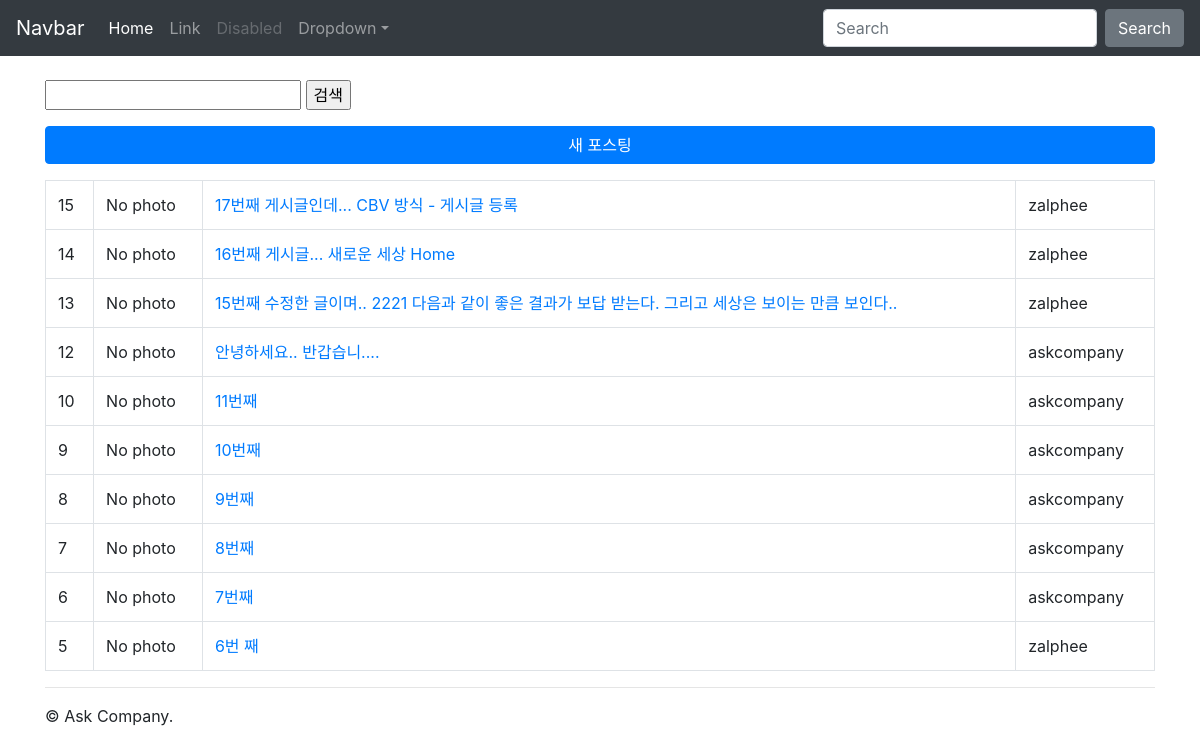
The page /instagram/ (signed in) on the database its author committed.
### instagram/models.py (models this page shows, shortened)
class Post(models.Model):
    author = models.ForeignKey(settings.AUTH_USER_MODEL, on_delete=CASCADE, related_name="instagram_post_set")
    message = models.TextField(
        validators=[MinLengthValidator(10)]
    )
    photo = models.ImageField(blank=True, upload_to='instagram/post/images/%Y/%m/%d/')
    tag_set = models.ManyToManyField('Tag', blank=True)
    is_public = models.BooleanField(default=False, verbose_name='공개여부')
    created_at = models.DateTimeField(auto_now_add=True)
    updated_at = models.DateTimeField(auto_now=True)
    class Meta:
        ordering = ['-id']
    def get_absolute_url(self):
        return reverse('instagram:post_detail', args=[self.pk])
    def message_length(self):
        return len(self.message)
    message_length.short_description = "메시지 글자수"

### instagram/views.py (the view)
class PostListView(LoginRequiredMixin, ListView):
    model = Post
    paginate_by = 10

### instagram/templates/instagram/post_list.html (shortened to what this page needs)
{% extends "instagram/layout.html" %}
{% load bootstrap4 %}
{% block content %}
    <form action="" method="get">
        <input type="text" name="q" value="{{ q }}">
        <input type="submit" value="검색"/>
    </form>
    <a href="{% url 'instagram:post_new' %}" class="btn btn-primary btn-block mt-3 mb-3">새 포스팅</a>
    <table class='table table-bordered table-hover'>
        <tbody>
            {% for post in post_list %}
            <tr>
                <td>
                    {{ post.pk }}
                </td>
                <td>
                    {% if post.photo %}
                        <img src="{{ post.photo.url }}" alt="" style="width:100px;">
                    {% else %}
                        No photo
                    {% endif %}
                </td>
                <td>
                    <a href="{{ post.get_absolute_url }}">
                        {{ post.message }}
                    </a>
                </td>
                <td>
                    {{ post.author }}
                </td>
            </tr>
            {% endfor %}
            </tbody>
    </table>
{% endblock content %}

### askcompany/templates/layout.html (style rules this page uses)
body { padding-top: 5rem; padding-bottom: 2rem; }

### rows shown on the page
Post: pk "15", photo "No photo", message "17번째 게시글인데... CBV 방식 - 게시글 등록", author "zalphee"
Post: pk "14", photo "No photo", message "16번째 게시글... 새로운 세상 Home", author "zalphee"
Post: pk "13", photo "No photo", message "15번째 수정한 글이며.. 2221 다음과 같이 좋은 결과가 보답 받는다. 그리고 세상은 보이는 만큼 보인다..", author "zalphee"
Post: pk "12", photo "No photo", message "안녕하세요.. 반갑습니....", author "askcompany"
Post: pk "10", photo "No photo", message "11번째", author "askcompany"
Post: pk "9", photo "No photo", message "10번째", author "askcompany"
Post: pk "8", photo "No photo", message "9번째", author "askcompany"
Post: pk "7", photo "No photo", message "8번째", author "askcompany"
Post: pk "6", photo "No photo", message "7번째", author "askcompany"
Post: pk "5", photo "No photo", message "6번 째", author "zalphee"
